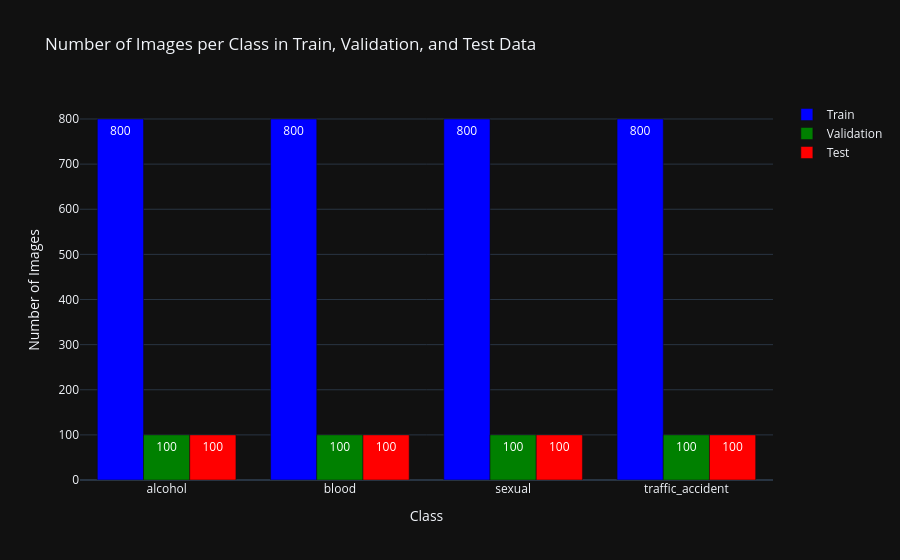

Write notebook code for a chart like this one.
### Code cell
train_labels_int = np.argmax(train_labels, axis=1)
val_labels_int = np.argmax(val_labels, axis=1)
test_labels_int = np.argmax(test_labels, axis=1)

train_counts = [Counter(train_labels_int).get(i, 0) for i in range(len(CLASS_NAMES))]
val_counts = [Counter(val_labels_int).get(i, 0) for i in range(len(CLASS_NAMES))]
test_counts = [Counter(test_labels_int).get(i, 0) for i in range(len(CLASS_NAMES))]

fig = go.Figure()

fig.add_trace(go.Bar(
    x=CLASS_NAMES,
    y=train_counts,
    name='Train',
    marker=dict(color='blue'),
    text=train_counts,
    textposition='auto'
))
fig.add_trace(go.Bar(
    x=CLASS_NAMES,
    y=val_counts,
    name='Validation',
    marker=dict(color='green'),
    text=val_counts,
    textposition='auto'
))
fig.add_trace(go.Bar(
    x=CLASS_NAMES,
    y=test_counts,
    name='Test',
    marker=dict(color='red'),
    text=test_counts,
    textposition='auto'
))

fig.update_layout(
    title="Number of Images per Class in Train, Validation, and Test Data",
    barmode='group',
    xaxis_title="Class",
    yaxis_title="Number of Images",
    template="plotly_dark"
)

fig.show()

### Figure 1 — Plotly figure (JSON) as saved in the notebook; plotly's stock layout.template omitted (floating-point values rounded to 4 significant figures)
{"data": [{"marker": {"color": "blue"}, "name": "Train", "text": ["800", "800", "800", "800"], "textposition": "auto", "x": ["alcohol", "blood", "sexual", "traffic_accident"], "y": [800, 800, 800, 800], "type": "bar"}, {"marker": {"color": "green"}, "name": "Validation", "text": ["100", "100", "100", "100"], "textposition": "auto", "x": ["alcohol", "blood", "sexual", "traffic_accident"], "y": [100, 100, 100, 100], "type": "bar"}, {"marker": {"color": "red"}, "name": "Test", "text": ["100", "100", "100", "100"], "textposition": "auto", "x": ["alcohol", "blood", "sexual", "traffic_accident"], "y": [100, 100, 100, 100], "type": "bar"}], "layout": {"title": {"text": "Number of Images per Class in Train, Validation, and Test Data"}, "barmode": "group", "xaxis": {"title": {"text": "Class"}}, "yaxis": {"title": {"text": "Number of Images"}}}}
